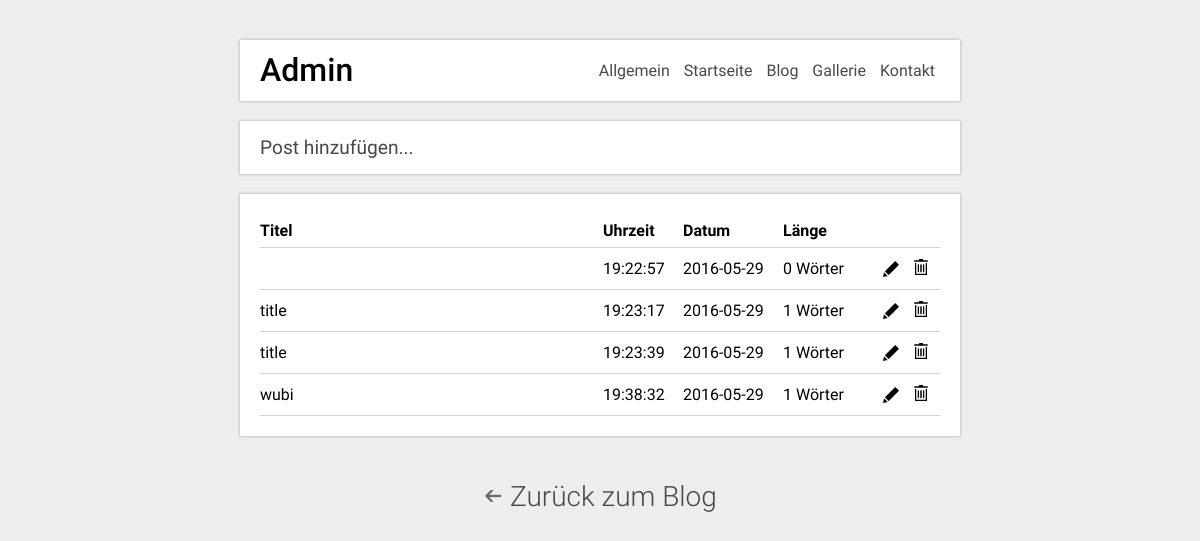
The page /pages/admin-blog.php on the database as committed earlier.
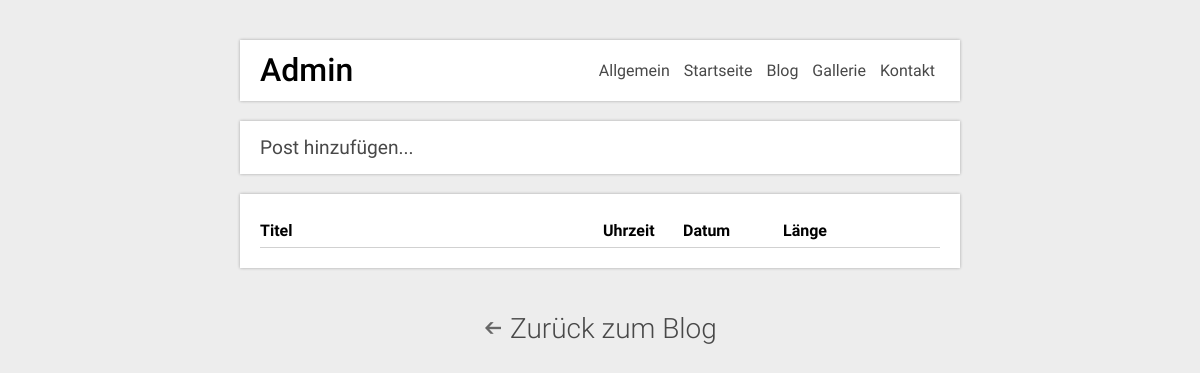
The same page on the database as committed later.
### tables this page shows
CREATE TABLE `Posts` (
  `id` int(11) NOT NULL,
  `title` text NOT NULL,
  `content` longtext NOT NULL,
  `date` timestamp NOT NULL DEFAULT CURRENT_TIMESTAMP,
  `tags` text NOT NULL
);

### modules/class_query.php (called while the page is built, shortened)
<?php
	require_once('class-database.php');
	$query = new Query;
?>

### modules/class-database.php (called while the page is built, shortened)
<?php
	if(!class_exists('database')){
		class database{
			public function __construct(){
				$mysqli = new mysqli('localhost','root','','typr');
				$this->connect = $mysqli;
			}
			public function select($query){
				$result = $this->connect->query($query);
				return $result;
			}
		}
	}
	$db = new database;
?>

### modules/class-query.php (called while the page is built, shortened)
<?php
	require_once('class-database.php');
	if(!class_exists('Query')){
		class Query{
			public function every_post(){
				global $db;
				$query = "
							SELECT *
							FROM posts
						";
				return $db->select($query);
			}
		}
	}
?>

### pages/admin-blog.php (the view, shortened to what this page needs)
<html>
	<head>
        <link href="../css/main.css" type="text/css" rel="stylesheet">
        <link href="../css/admin.css" type="text/css" rel="stylesheet">
        <link href="../css/admin-blog.css" type="text/css" rel="stylesheet">
	</head>
	<body>
        <?php require '../modules/admin-navbar.php'; ?>
        <div class="section card" id="addpost">
            <a href="admin-blog-add.php">Post hinzufügen...</a>
        </div>
        <div class="section card">
            <form action="" method="POST">
                <table>
                    <tr>
                        <th>Titel</th>
                        <th>Uhrzeit</th>
                        <th>Datum</th>
                        <th>L&auml;nge</th>
                        <th></th>
                        <th></th>
                    </tr>
                    <?php
                        function get_time($datetime){
                            $time = substr($datetime, 11, 8);
                            return $time;
                        }
                        function get_date($datetime){
                            $date = substr($datetime, 0, 10);
                            return $date;
                        }
                        require_once('../modules/class_query.php');
                        $everything = $query->every_post();
                        while ($row = mysqli_fetch_assoc($everything)){
                            echo "<tr>\n";
                                echo "<td>".$row['title']."</td>";
                                echo "<td>".get_time($row['date'])."</td>";
                                echo "<td>".get_date($row['date'])."</td>";
                                echo "<td>".str_word_count($row['content'])." Wörter</td>";
                                echo "<td><a href=\"blog-post.php?id=".$row['id']."\"><img alt=\"edit\" src=\"../img/edit.png\"></a></td>";
                                echo "<td><img alt=\"edit\" src=\"../img/delete.png\"><input type=\"submit\" name=\"deletePost\" value=\"\" /></td>";
                            echo "</tr>\n";
                        }
                        echo "</table>";
                    ?>
            </form>
        </div>
        <a id="link" href="blog.php">
            <img src="../img/back-arrow.png">
            <p>Zur&uuml;ck zum Blog</p>
        </a>
    </body>
</html>

### modules/admin-navbar.php
<div id="navbar" class="section card">
    <h1 id="admin-title">Admin</h1>
    <nav>
        <ul>
            <li><a href="../pages/admin-general.php">Allgemein</a></li>
            <li><a href="../pages/admin-landing.php">Startseite</a></li>
            <li><a href="../pages/admin-blog.php">Blog</a></li>
            <li><a href="../pages/admin-gallery.php">Gallerie</a></li>
            <li><a href="../pages/admin-contact.php">Kontakt</a></li>
        </ul>
    </nav>
</div>

### css/main.css (style rules this page uses)
* { box-sizing: border-box; }
body { margin: 0; padding: 0; font-family: 'Roboto', sans-serif; min-width: 500px; background-color: #ededed; }
a, a:hover, a:visited, a:link, a:active { text-decoration: none; }
.card { background-color: white; box-shadow: 0px 0px 3px rgba(0,0,0,0.3); }

### css/admin.css (style rules this page uses)
body { padding-top: 20px; }
.section { display: block; width: 60%; padding: 20px 20px 5px 20px; margin: 20px auto; overflow: auto; }
form { margin: 0; }
#link { width: 400px; text-align: center; margin: 50px auto 100px; font-weight: 300; display: block; font-weight: 300; font-size: 28px; line-height: 0; }
#link img { height: 20px; width: auto; opacity: 0.8; padding: 2px; }
#link p { color: #484848; margin: 0; display: inline; }
#navbar { padding: 5px 20px 5px 20px; }
#admin-title { margin: 0; float: left; font-weight: 600; padding-top: 6px; }
nav ul { padding: 0; list-style: none; display: inline; float: right; }
nav ul li { display: inline; padding: 0px 5px; }
#navbar a { transition: all 200ms ease; }
#navbar a, a:visited, a:link { color: #484848; }

### css/admin-blog.css (style rules this page uses)
#addpost { padding: 15px 20px; }
#addpost a { font-size: 1.2em; transition: all 200ms ease; }
table { width: 100%; margin-bottom: 15px; border-collapse: collapse; }
th { text-align: left; }
th, td { border-bottom: 1px solid #d1d1d1; padding: 7px 0; }
td:nth-child(2), th:nth-child(2) { width: 80px; }
td:nth-child(3), th:nth-child(3) { width: 100px; }
td:nth-child(4), th:nth-child(4) { width: 100px; }
td:nth-child(5), th:nth-child(5) { width: 30px; }
td:nth-child(6), th:nth-child(6) { width: 27px; position: relative; }
img { height: 1em; }
td:nth-child(6) img { position: absolute; left: 0px; top: 11px; }

Rows that differ between the two databases and show on the page:
removed posts: date "19:22:57", date "2016-05-29", content "0"
removed posts: title "title", date "19:23:17", date "2016-05-29", content "1"
removed posts: title "title", date "19:23:39", date "2016-05-29", content "1"
removed posts: title "wubi", date "19:38:32", date "2016-05-29", content "1"
